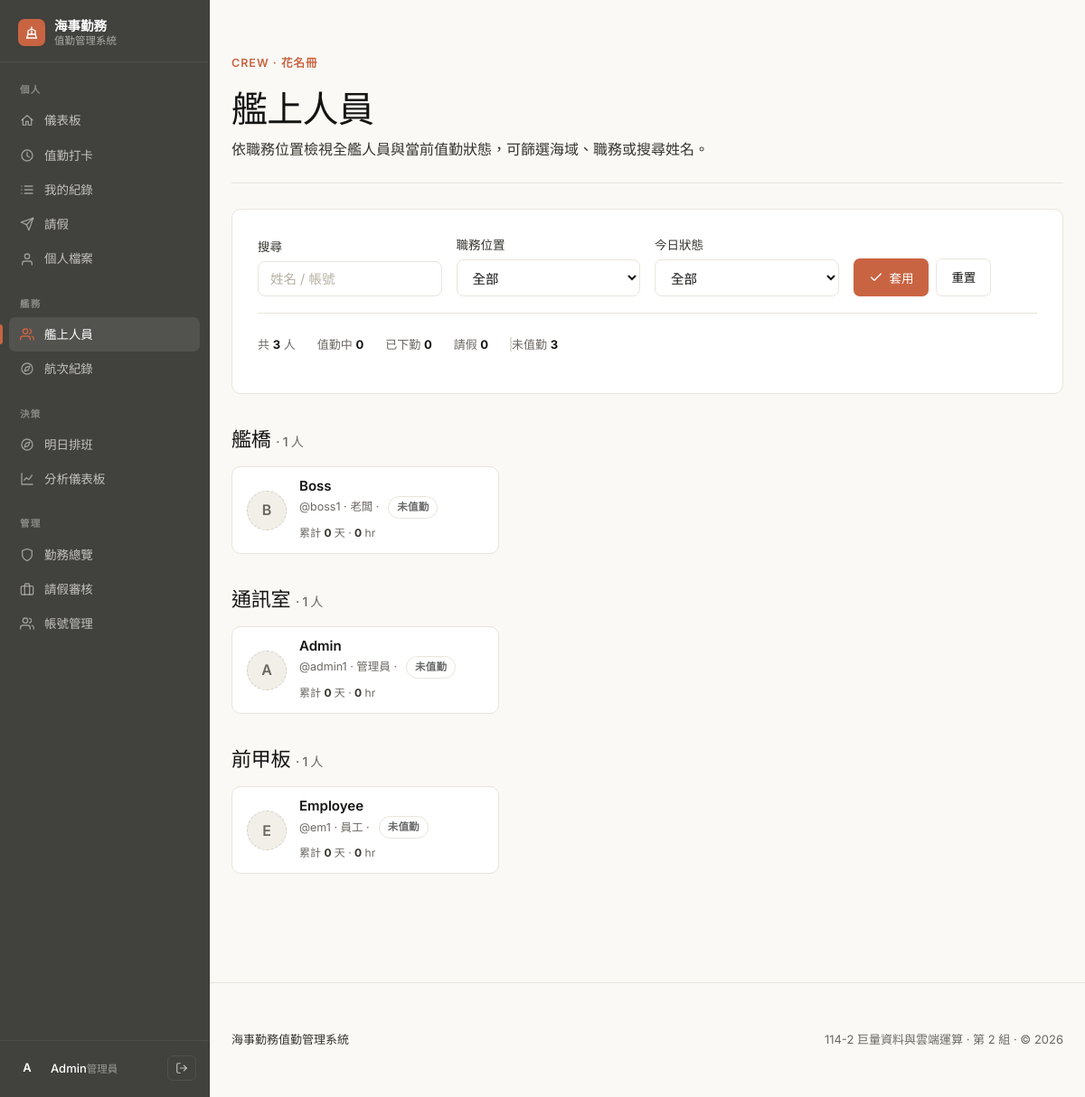
/crew.php (signed in), run on the app's committed database.
### tables this page shows
CREATE TABLE IF NOT EXISTS users (
  user_id INT AUTO_INCREMENT PRIMARY KEY,
  username VARCHAR(50) NOT NULL UNIQUE,
  password_hash VARCHAR(255) NOT NULL,
  full_name VARCHAR(100) NOT NULL,
  role ENUM('boss','admin','employee') NOT NULL DEFAULT 'employee',
  duty_position VARCHAR(20) NOT NULL DEFAULT '前甲板',
  is_active TINYINT(1) NOT NULL DEFAULT 1,
  created_at DATETIME NOT NULL DEFAULT CURRENT_TIMESTAMP
);

### crew.php (the view, shortened to what this page needs)
<?php
require 'db.php';
require 'ui.php';
$today = date('Y-m-d');
$q = trim($_GET['q'] ?? '');
$sql = "
  SELECT u.user_id, u.username, u.full_name, u.role, u.duty_position, u.is_active,
         a.check_in, a.check_out,
         (SELECT leave_type FROM leaves lv
          WHERE lv.user_id=u.user_id AND lv.status='approved'
            AND lv.date_from<=? AND lv.date_to>=? LIMIT 1) AS lv_type,
         (SELECT COUNT(*) FROM attendance att
          WHERE att.user_id=u.user_id AND att.check_in IS NOT NULL AND att.check_out IS NOT NULL) AS lifetime_days,
         (SELECT ROUND(SUM(TIMESTAMPDIFF(MINUTE, att.check_in, att.check_out))/60, 1) FROM attendance att
          WHERE att.user_id=u.user_id AND att.check_in IS NOT NULL AND att.check_out IS NOT NULL) AS lifetime_hr
  FROM users u
  LEFT JOIN attendance a ON a.user_id=u.user_id AND a.work_date=?
  WHERE u.is_active=1
";
$par = [$today, $today, $today];
$sql .= " ORDER BY u.user_id";
$stmt = $pdo->prepare($sql);
$stmt->execute($par);
$crew = $stmt->fetchAll();
function crew_status($cr){
  return ['off','未值勤','off'];
}
$by_pos = [];
foreach ($crew as $c) {
  $p = $c['duty_position'] ?: '未指定';
  $by_pos[$p][] = $c;
}
$cnt = ['on'=>0,'done'=>0,'leave'=>0,'off'=>0];
foreach ($crew as $c) { $cnt[crew_status($c)[0]]++; }
?>
<!doctype html>
<html lang="zh-TW">
<head>
  <?php style_link(); ?>
</head>
<body>
  <?php nav_top(); ?>
  <div class="wrap">
    <?php
    page_header(
      '艦上人員',
      '依職務位置檢視全艦人員與當前值勤狀態，可篩選海域、職務或搜尋姓名。',
      'CREW · 花名冊'
    );
    ?>
    <div class="card">
      <form method="get" class="filter-bar">
        <div>
          <label>搜尋</label>
          <input name="q" value="<?= h($q) ?>" placeholder="姓名 / 帳號">
        </div>
        <div>
          <label>職務位置</label>
          <select name="pos">
            <option value="">全部</option>
          </select>
        </div>
        <div>
          <label>今日狀態</label>
          <select name="status">
            <option value="">全部</option>
          </select>
        </div>
        <div class="filter-actions">
          <button class="btn primary" type="submit"><?= icon_svg('check') ?>套用</button>
          <a class="btn ghost" href="crew.php">重置</a>
        </div>
      </form>
      <div style="display:flex;gap:24px;flex-wrap:wrap;font-size:13px;padding:6px 0 14px;color:var(--muted);">
        <span>共 <strong style="color:var(--text);"><?= h(count($crew)) ?></strong> 人</span>
        <span><span class="ship-legend-dot on"></span> 值勤中 <strong style="color:var(--text);"><?= h($cnt['on']) ?></strong></span>
        <span><span class="ship-legend-dot done"></span> 已下勤 <strong style="color:var(--text);"><?= h($cnt['done']) ?></strong></span>
        <span><span class="ship-legend-dot leave"></span> 請假 <strong style="color:var(--text);"><?= h($cnt['leave']) ?></strong></span>
        <span><span class="ship-legend-dot off"></span> 未值勤 <strong style="color:var(--text);"><?= h($cnt['off']) ?></strong></span>
      </div>
    </div>
    <?php if (!$crew): ?>
      <div class="empty-state" style="margin-top:24px;">
        <h3>沒有符合條件的人員</h3>
        <p>請調整搜尋或篩選條件再試。</p>
      </div>
    <?php else: foreach ($by_pos as $pos => $list): ?>
      <h3 style="font-family:var(--font-serif);font-size:22px;font-weight:400;color:var(--text);margin:32px 0 12px;letter-spacing:-0.3px;">
        <?= h($pos) ?> <span style="color:var(--muted);font-size:14px;font-family:var(--font-sans);font-weight:500;">· <?= h(count($list)) ?> 人</span>
      </h3>
      <div class="roster-grid">
        <?php foreach ($list as $c):
          [$st, $st_zh, $st_type] = crew_status($c);
          $av_variant = match($st) { 'on'=>'primary', 'done'=>'ok', 'leave'=>'warn', default=>'off' };
        ?>
          <div class="roster-card">
            <?= avatar_initial($c['full_name'], 44, $av_variant) ?>
            <div class="rc-body">
              <div class="rc-name"><?= h($c['full_name']) ?></div>
              <div class="rc-meta">@<?= h($c['username']) ?> · <?= h(role_name($c['role'])) ?> · <?= badge($st_zh, $st_type) ?></div>
              <div class="rc-stats">
                累計 <strong style="color:var(--text-soft);"><?= h($c['lifetime_days'] ?? 0) ?></strong> 天 · <strong style="color:var(--text-soft);"><?= h($c['lifetime_hr'] ?? 0) ?></strong> hr
              </div>
            </div>
          </div>
        <?php endforeach; ?>
      </div>
    <?php endforeach; endif; ?>
  </div>
  <?php page_footer(); ?>
</body>
</html>

### ui.php (shortened to what this page needs)
<?php
function h($s){ return htmlspecialchars((string)$s, ENT_QUOTES, 'UTF-8'); }
function role_name($r){
  if ($r==='boss') return '老闆';
  if ($r==='admin') return '管理員';
  return '員工';
}
function is_admin(){
  $r = ($_SESSION['role'] ?? '');
  return in_array($r, ['admin','boss'], true);
}
function badge($txt, $type){
  $type = in_array($type, ['ok','warn','off','bad','info'], true) ? $type : 'off';
  return '<span class="badge '.$type.'">'.h($txt).'</span>';
}
function avatar_initial($name, $size = 32, $variant = 'muted'){
  $init = $name ? mb_substr($name, 0, 1) : '·';
  $sz = in_array($size, [32,44,56], true) ? $size : 32;
  return '<span class="avatar sz-'.$sz.' '.h($variant).'">'.h($init).'</span>';
}
function icon_svg($name){
  $c = 'currentColor';
  $s = '<svg class="ico" width="16" height="16" viewBox="0 0 24 24" fill="none" stroke="'.$c.'" stroke-width="2" stroke-linecap="round" stroke-linejoin="round">';
  switch ($name) {
    case 'shield':    return $s.'<path d="M12 22s8-4 8-10V5l-8-3-8 3v7c0 6 8 10 8 10z"/></svg>';
    case 'lock':      return $s.'<rect x="3" y="11" width="18" height="11" rx="2" ry="2"/><path d="M7 11V7a5 5 0 0 1 10 0v4"/></svg>';
    case 'ship':      return $s.'<path d="M20 21H4"/><path d="M4 21l2-6h12l2 6"/><path d="M6 15V9l6-3 6 3v6"/><path d="M12 6V3"/><path d="M12 9v6"/></svg>';
    case 'login':     return $s.'<path d="M15 3h4a2 2 0 0 1 2 2v14a2 2 0 0 1-2 2h-4"/><path d="M10 17l5-5-5-5"/><path d="M15 12H3"/></svg>';
    case 'logout':    return $s.'<path d="M9 21H5a2 2 0 0 1-2-2V5a2 2 0 0 1 2-2h4"/><path d="M16 17l5-5-5-5"/><path d="M21 12H9"/></svg>';
    case 'clock':     return $s.'<circle cx="12" cy="12" r="9"/><path d="M12 7v6l4 2"/></svg>';
    case 'list':      return $s.'<path d="M8 6h13"/><path d="M8 12h13"/><path d="M8 18h13"/><path d="M3 6h.01"/><path d="M3 12h.01"/><path d="M3 18h.01"/></svg>';
    case 'users':     return $s.'<path d="M17 21v-2a4 4 0 0 0-4-4H5a4 4 0 0 0-4 4v2"/><circle cx="9" cy="7" r="4"/><path d="M23 21v-2a4 4 0 0 0-3-3.87"/><path d="M16 3.13a4 4 0 0 1 0 7.75"/></svg>';
    case 'plus':      return $s.'<path d="M12 5v14"/><path d="M5 12h14"/></svg>';
    case 'edit':      return $s.'<path d="M12 20h9"/><path d="M16.5 3.5a2.1 2.1 0 0 1 3 3L7 19l-4 1 1-4 12.5-12.5z"/></svg>';
    case 'trash':     return $s.'<path d="M3 6h18"/><path d="M8 6V4h8v2"/><path d="M19 6l-1 14H6L5 6"/><path d="M10 11v6"/><path d="M14 11v6"/></svg>';
    case 'download':  return $s.'<path d="M21 15v4a2 2 0 0 1-2 2H5a2 2 0 0 1-2-2v-4"/><path d="M7 10l5 5 5-5"/><path d="M12 15V3"/></svg>';
    case 'plane':     return $s.'<path d="M22 2L11 13"/><path d="M22 2l-7 20-4-9-9-4 20-7z"/></svg>';
    case 'check':     return $s.'<path d="M20 6L9 17l-5-5"/></svg>';
    case 'x':         return $s.'<path d="M18 6L6 18"/><path d="M6 6l12 12"/></svg>';
    case 'home':      return $s.'<path d="M3 12L12 4l9 8"/><path d="M5 10v10h5v-6h4v6h5V10"/></svg>';
    case 'compass':   return $s.'<circle cx="12" cy="12" r="9"/><polygon points="16.24 7.76 14.12 14.12 7.76 16.24 9.88 9.88 16.24 7.76"/></svg>';
    case 'anchor':    return $s.'<circle cx="12" cy="5" r="3"/><path d="M12 8v13"/><path d="M5 12H2a10 10 0 0 0 20 0h-3"/></svg>';
    case 'chart':     return $s.'<path d="M3 3v18h18"/><path d="M7 14l4-4 4 3 5-7"/></svg>';
    case 'user':      return $s.'<path d="M20 21v-2a4 4 0 0 0-4-4H8a4 4 0 0 0-4 4v2"/><circle cx="12" cy="7" r="4"/></svg>';
    case 'menu':      return $s.'<path d="M3 6h18"/><path d="M3 12h18"/><path d="M3 18h18"/></svg>';
    case 'briefcase': return $s.'<rect x="2" y="7" width="20" height="14" rx="2"/><path d="M16 21V5a2 2 0 0 0-2-2h-4a2 2 0 0 0-2 2v16"/></svg>';
  }
  return '';
}
function style_link(){
  $p = __DIR__ . '/style.css';
  $v = @filemtime($p) ?: time();
  echo '<link rel="stylesheet" href="style.css?v='.$v.'">';
}
function page_footer(){
  $y = date('Y');
  echo '<footer class="site-footer"><div class="wrap"><div class="footer-row">';
  echo '<div class="footer-brand">';
  echo '<span>海事勤務值勤管理系統</span>';
  echo '</div>';
  echo '<div class="footer-meta">114-2 巨量資料與雲端運算 · 第 2 組 · &copy; '.$y.'</div>';
  echo '</div></div></footer>';
}
function page_header($title, $subtitle = '', $eyebrow = '', $actions_html = ''){
  echo '<header class="page-header">';
  echo '<div class="ph-text">';
  if ($eyebrow !== '') echo '<div class="eyebrow">'.h($eyebrow).'</div>';
  echo '<h1 class="page-title">'.h($title).'</h1>';
  if ($subtitle !== '') echo '<p class="page-subtitle">'.h($subtitle).'</p>';
  echo '</div>';
  echo '</header>';
}
function sb_item($href, $icon, $label, $active = false){
  $cls = 'sb-item' . ($active ? ' active' : '');
  return '<a class="'.$cls.'" href="'.h($href).'">'.icon_svg($icon).'<span>'.h($label).'</span></a>';
}
function nav_top($title = ''){
  $name = $_SESSION['full_name'] ?? '';
  $role = $_SESSION['role'] ?? '';
  $cur  = basename($_SERVER['SCRIPT_NAME'] ?? '');
  echo '<button class="sb-burger" onclick="document.body.classList.toggle(\'sb-open\')" aria-label="切換選單">'.icon_svg('menu').'</button>';
  echo '<span class="sb-mbrand"><span class="sb-mlogo">'.icon_svg('ship').'</span>海事勤務</span>';
  echo '<aside class="sidebar">';
  echo '<a class="sb-brand" href="dashboard.php">';
  echo '<span class="sb-logo">'.icon_svg('ship').'</span>';
  echo '<span class="sb-bcol"><span class="sb-bname">海事勤務</span><span class="sb-btag">值勤管理系統</span></span>';
  echo '</a>';
  echo '<nav class="sb-nav">';
  echo '<div class="sb-group">';
  echo '<div class="sb-group-label">個人</div>';
  echo sb_item('dashboard.php', 'home',     '儀表板',  $cur==='dashboard.php');
  echo sb_item('punch.php',     'clock',    '值勤打卡', $cur==='punch.php');
  echo sb_item('records.php',   'list',     '我的紀錄', $cur==='records.php');
  echo sb_item('leave.php',     'plane',    '請假',    $cur==='leave.php');
  echo sb_item('profile.php',   'user',     '個人檔案', $cur==='profile.php');
  echo '</div>';
  echo '<div class="sb-group">';
  echo '<div class="sb-group-label">艦務</div>';
  echo sb_item('crew.php',     'users',   '艦上人員', $cur==='crew.php');
  echo sb_item('voyages.php',  'compass', '航次紀錄', $cur==='voyages.php');
  echo '</div>';
  if (is_admin()) {
    echo '<div class="sb-group">';
    echo '<div class="sb-group-label">決策</div>';
    echo sb_item('scheduler.php',       'compass',   '明日排班', $cur==='scheduler.php');
    echo sb_item('admin_dashboard.php', 'chart',     '分析儀表板', $cur==='admin_dashboard.php');
    echo '</div>';
    echo '<div class="sb-group">';
    echo '<div class="sb-group-label">管理</div>';
    echo sb_item('admin_status.php',    'shield',    '勤務總覽', in_array($cur, ['admin_status.php','admin_edit.php'], true));
    echo sb_item('admin_leave.php',     'briefcase', '請假審核', $cur==='admin_leave.php');
    echo sb_item('admin_users.php',     'users',     '帳號管理', in_array($cur, ['admin_users.php','admin_create_user.php','admin_user_edit.php'], true));
    echo '</div>';
  }
  echo '</nav>';
  echo '<div class="sb-foot">';
  echo avatar_initial($name, 32, 'primary');
  echo '<span class="sb-user"><span class="sb-uname">'.h($name).'</span><span class="sb-urole">'.h(role_name($role)).'</span></span>';
  echo '<form method="post" action="logout.php" style="display:inline;margin:0;padding:0;">';
  echo '<button class="sb-logout" type="submit" title="登出" aria-label="登出">'.icon_svg('logout').'</button>';
  echo '</form>';
  echo '</div>';
  echo '</aside>';
}

### data on the page
users: user_id "3", full_name "E", full_name "Employee", username "em1", role "員工", lifetime_days "0", lifetime_hr "0"
users: full_name "B", full_name "Boss", username "boss1", role "老闆", lifetime_days "0", lifetime_hr "0"
users: full_name "A", full_name "Admin", username "admin1", role "管理員", lifetime_days "0", lifetime_hr "0"

### other printed values
$label "儀表板 值勤打卡 我的紀錄 請假 個人檔案 艦上人員 航次紀錄 明日排班 分析儀表板 勤務總覽 請假審核 帳號管理"
$init "A"
$name "Admin"
role_name($role) "管理員"
$eyebrow "CREW · 花名冊"
$title "艦上人員"
$subtitle "依職務位置檢視全艦人員與當前值勤狀態，可篩選海域、職務或搜尋姓名。"
count($crew) "3"
$cnt['on'] "0"
$cnt['done'] "0"
$cnt['leave'] "0"
$pos "艦橋"
count($list) "1"
$pos "通訊室"
$pos "前甲板"
